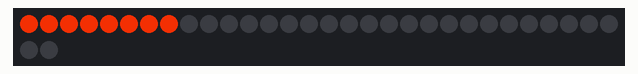
Recording of a sketch running on a simulated Arduino Uno, built with avr-gcc and run on an emulated ATmega328P. On the bench: 32 RGB LEDs in strip order, left to right, continuing on the next row. Dim RGB values are drawn brighter than linear; what the sketch prints to the serial monitor is not drawn.

Above: at 1.67 s.
At 39.03 s:
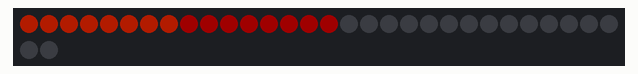

The sketch:

heart_beat_2.ino
```cpp
//***************************************************************
// Heart beat pattern (lub-dub, lub-dub, lub-dub...)
//
// The lub part of the heart beat is displayed on one group of
// pixels, and the dub part on a second group.
// The beat speed and the delay of secondary dub part of the
// beat can be separately adjusted.
//
// Marc Miller, June 2022
//***************************************************************

#include "FastLED.h"
#define DATA_PIN    11
#define CLOCK_PIN   13
#define LED_TYPE    LPD8806
#define COLOR_ORDER GRB
#define NUM_LEDS    32
#define BRIGHTNESS  255

CRGBArray <NUM_LEDS> leds;
CRGBSet Lubs(leds(0,7));  // pixels for the first part of heart beat
CRGBSet Dubs(leds(8,15));  // pixels for the second part of heart beat

uint16_t beat_speed = 1100;  // smaller number is faster [ms]
uint8_t dub_offset = 180;  // how long after lub the dub starts [0-255 ms]

CRGB lubs_color = CHSV(15,230,255);
CRGB dubs_color = CHSV(0,255,90);


//---------------------------------------------------------------
void setup() {
  Serial.begin(115200);  // Allows serial monitor output
  delay(1500); // startup delay
  FastLED.addLeds<LED_TYPE,DATA_PIN,CLOCK_PIN,COLOR_ORDER>(leds, NUM_LEDS).setCorrection(TypicalLEDStrip);
  FastLED.setBrightness(BRIGHTNESS);
  FastLED.clear();
  FastLED.show();
  Serial.println("\nSetup done. \n");
}


//---------------------------------------------------------------
void loop() {

  // Lubs
  static boolean lubbing = 0;
  EVERY_N_MILLISECONDS_I( timingLubs, 1) {
    lubbing = !lubbing;
    if (lubbing) {
      timingLubs.setPeriod(dub_offset);  // time to hold before fading
      Lubs = lubs_color;
    } else {
      timingLubs.setPeriod(beat_speed);
    }
  }
  if (lubbing == 0) {
    EVERY_N_MILLISECONDS(10) {
      Lubs.fadeToBlackBy(25);  // fade out
    }
  }

  // Dubs
  static boolean dubbing = 0;
  EVERY_N_MILLISECONDS_I( timingDubs, dub_offset) {
    dubbing = !dubbing;
    if (dubbing) {
      timingDubs.setPeriod(dub_offset);  // time to hold before fading
      Dubs = dubs_color;
    } else {
      timingDubs.setPeriod(beat_speed);
    }
  }
  if (dubbing == 0) {
    EVERY_N_MILLISECONDS(7) {
      Dubs.fadeToBlackBy(15);  // fade out
    }
  }


  FastLED.show();

}

//---------------------------------------------------------------
// Hopefully the dub stays in sync with the main lub beat if
// this runs for a long time. I did not test that.
// If not a different method using a timer that is continuously
// reset based on whenever a lub occurs might need to be used.
//
```
